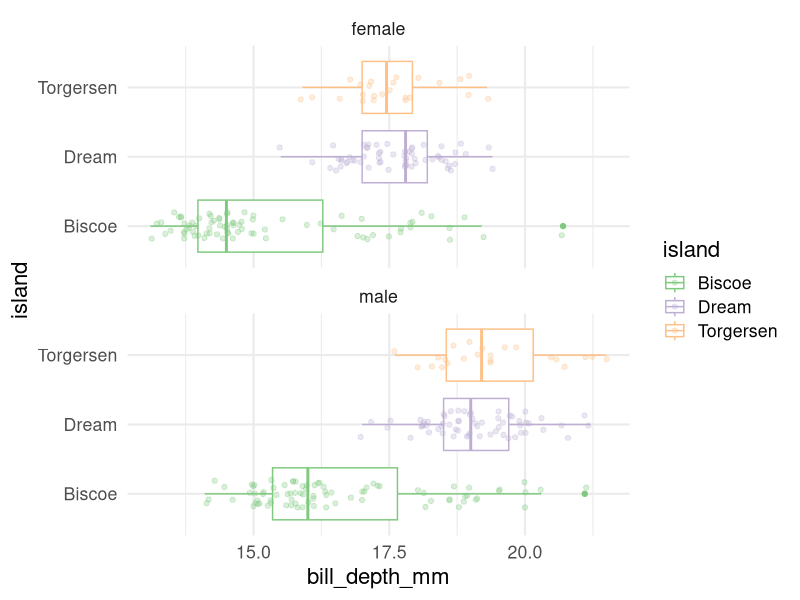

The R source for this figure:
## ---- chunk 1

# Ich habe hier erneut Standardeinstellungen für Code-chunks angepasst
knitr::opts_chunk$set(echo = TRUE, message = FALSE, warning = FALSE)

## ---- chunk 2

library(dplyr)
library(palmerpenguins)

## ---- chunk 3

penguins %>% 
  summarise()

penguins %>% 
  summarise(n())

penguins %>% 
  summarise(
    count = n(),
    max = max(year)
  )

nrow(penguins)
dim(penguins)
str(penguins)
glimpse(penguins)

## ---- chunk 4

penguins %>% 
  filter(species == "Chinstrap", island == "Dream") %>% 
  summarise(anzahl = n())

## ---- chunk 5

penguins %>% 
  group_by(species, island) 

penguins %>% 
  group_by(island, species) %>% 
  summarise(count = n())

penguins %>% 
  filter(body_mass_g > 3700) %>% 
  group_by(island, species) %>% 
  summarise(count = n())

## ---- chunk 6

penguins %>% 
  group_by(island) %>% 
  summarise(
    count = n(),
    mean = mean(bill_depth_mm)
  )

penguins %>% 
  group_by(island) %>% 
  summarise(
    count = n(),
    mean = mean(bill_depth_mm, na.rm = TRUE)
  )

penguins %>% 
  filter(!is.na(bill_depth_mm)) %>% 
  group_by(island) %>% 
  summarise(
    count = n(),
    mean = mean(bill_depth_mm)
  )


## drop_na

library(tidyr)

penguins %>% 
  drop_na()

penguins %>% 
  drop_na(bill_depth_mm)

penguins %>% 
  drop_na(!sex)


## ---- chunk 7

penguins %>%
  drop_na(!sex) %>% 
  group_by(island, sex) %>%
  summarise(
    count = n(),
    mass_mean = mean(body_mass_g),
    mass_sd = sd(body_mass_g),
    mass_min = min(body_mass_g),
    mass_max = max(body_mass_g),
    mass_median = median(body_mass_g)
  )


## ---- chunk 8

library(ggplot2)

penguins %>% 
  drop_na(sex) %>%  
  ggplot(aes(x = island, y = bill_depth_mm, color = island)) +
  geom_boxplot() +
  geom_jitter(width = 0.2, alpha = 0.3) +
  coord_flip() +
  facet_wrap(~sex, ncol = 1) +
  scale_color_brewer(type = "qual", palette = 1) +
  theme_minimal(base_size = 16)

## ---- chunk 9

penguins %>% 
  group_by(species) %>% 
  summarise(
    n = n()
  )

penguins %>% 
  count(species)

penguins %>% 
  count(species, island) %>% 
  count(species, wt = n)


## ---- chunk 10

penguins %>% 
  mutate(size_bin = case_when(
    body_mass_g > 4500 ~ "large",
    body_mass_g > 3000 & body_mass_g <= 4500 ~ "medium",
    body_mass_g <= 3000 ~ "small")) %>%
  count(size_bin)


penguins %>% 
  mutate(flipper_rank = case_when(
    flipper_length_mm < 200 ~ 1,
    flipper_length_mm >= 200 ~ 2,
    TRUE ~ 0)) %>%
  count(flipper_rank)

## ---- chunk 11

penguins %>% 
  summarise(across(ends_with("mm"), mean, na.rm = TRUE))

## ---- chunk 12

penguins %>% 
  group_by(species) %>% 
  summarise(across(.cols = contains("mm"),
                   list(avg = mean),
                   na.rm = TRUE,
                   .names = "{.fn}_{.col}"))

penguins %>%
  group_by(species) %>% 
  summarise(across(.cols = contains("mm"),
                   .fns = ~mean(.x, na.rm = TRUE), # Ein Weg die Funktion zu schreiben
                   .names = "mean_{.col}")) # Ein Namenskürzel für alle neuen Spalten

penguins %>% 
  group_by(species) %>% 
  summarise(across(.cols = starts_with("bill"),
                   .fns = max, # Ein weiterer Weg. na.rm = TRUE ist hier ausserhalb
                   na.rm = TRUE,
                   .names = "max_{.col}"))  # Ein Namenskürzel für alle neuen Spalten

penguins %>%
  group_by(species) %>%
  summarize(across(contains("length"),
                  .fns = list(avg = mean, sd = sd), # Eine Liste mit Funktionen und zugehörigen Namen
                   na.rm = TRUE,
                   .names = "{.fn}_{.col}"))

## ---- chunk 13

# behalte nur Beobachtungen bei welcher in keiner Spalte NA enthalten ist
penguins %>% 
  drop_na()

# behalte nur Boabachtungen bei welchen in mindestens einer Spalte NA auftaucht 
penguins %>% 
  filter(if_any(.cols = everything(), .fns = is.na))

